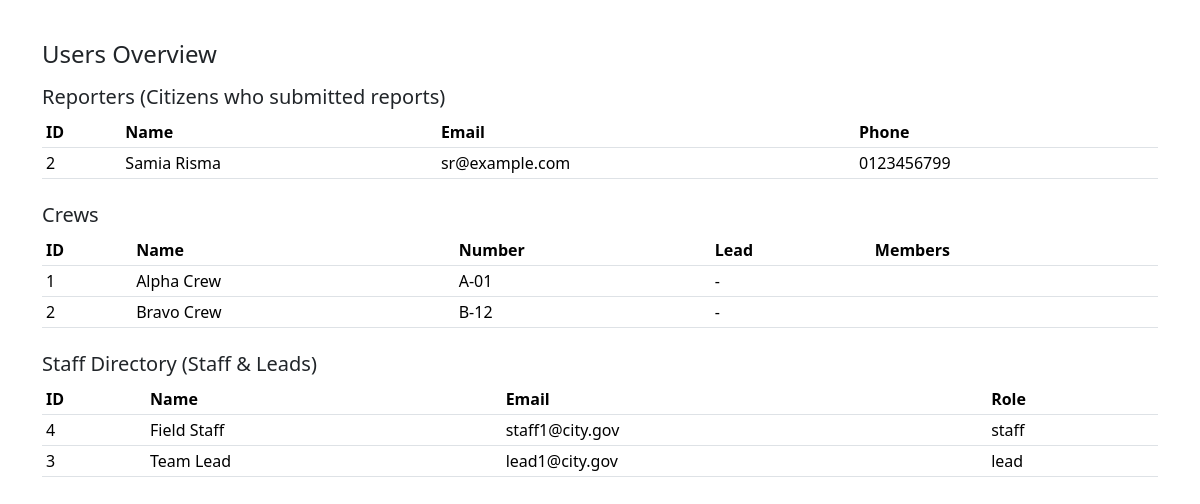
Screenshot of /admin/users-overview (signed in) with the database file from the repository.
### models.py (models this page shows, shortened)
class TimestampMixin:
    created_at = db.Column(db.DateTime, default=datetime.utcnow)
    updated_at = db.Column(db.DateTime, default=datetime.utcnow, onupdate=datetime.utcnow)

class User(UserMixin, TimestampMixin, db.Model):
    id = db.Column(db.Integer, primary_key=True)
    name = db.Column(db.String(120))
    email = db.Column(db.String(120), unique=True, index=True)
    phone = db.Column(db.String(32))
    role = db.Column(db.String(20), default="citizen")  # citizen/staff/lead/admin
    password_hash = db.Column(db.String(255))

class Crew(db.Model):
    id = db.Column(db.Integer, primary_key=True)
    name = db.Column(db.String(120))
    crew_number = db.Column(db.String(20), unique=True)
    people_count = db.Column(db.Integer)
    lead_user_id = db.Column(db.Integer, db.ForeignKey("user.id"))
    lead = db.relationship("User", foreign_keys=[lead_user_id])

### blueprints/admin/routes.py (the view)
@bp.get("/users-overview")
@login_required
def users_overview():
    reporters = (db.session.query(User)
                 .join(PotholeReport, PotholeReport.reporter_id == User.id)
                 .filter(User.role == "citizen")
                 .distinct()
                 .order_by(User.id.desc())
                 .all())
    staff_and_leads = User.query.filter(User.role.in_(["staff", "lead"])) \
                                .order_by(User.id.desc()).all()
    crews = Crew.query.order_by(Crew.id.asc()).all()
    return render_template("admin/users_overview.html",
                           reporters=reporters,
                           staff_and_leads=staff_and_leads,
                           crews=crews)

### blueprints/admin/routes.py (called while the page is built)
def _admin_only():
    return current_user.is_authenticated and current_user.role == "admin"

@bp.before_request
def guard():
    if not _admin_only():
        abort(403)

### templates/admin/users_overview.html (shortened to what this page needs)
﻿{% extends "base.html" %}
{% block content %}
<h1 class="h4 mb-3">Users Overview</h1>
<h2 class="h5">Reporters (Citizens who submitted reports)</h2>
<table class="table table-sm">
  <thead><tr><th>ID</th><th>Name</th><th>Email</th><th>Phone</th></tr></thead>
  <tbody>
  {% for u in reporters %}
    <tr><td>{{ u.id }}</td><td>{{ u.name }}</td><td>{{ u.email }}</td><td>{{ u.phone }}</td></tr>
  {% endfor %}
  </tbody>
</table>
<h2 class="h5 mt-4">Crews</h2>
<table class="table table-sm">
  <thead><tr><th>ID</th><th>Name</th><th>Number</th><th>Lead</th><th>Members</th></tr></thead>
  <tbody>
  {% for c in crews %}
    <tr>
      <td>{{ c.id }}</td>
      <td>{{ c.name }}</td>
      <td>{{ c.crew_number }}</td>
      <td>{{ c.lead.name if c.lead else "-" }}</td>
      <td>
      </td>
    </tr>
  {% endfor %}
  </tbody>
</table>
<h2 class="h5 mt-4">Staff Directory (Staff & Leads)</h2>
<table class="table table-sm">
  <thead><tr><th>ID</th><th>Name</th><th>Email</th><th>Role</th></tr></thead>
  <tbody>
  {% for u in staff_and_leads %}
    <tr><td>{{ u.id }}</td><td>{{ u.name }}</td><td>{{ u.email }}</td><td>{{ u.role }}</td></tr>
  {% endfor %}
  </tbody>
</table>
{% endblock %}

### rows the page displays
User: id "2", name "Samia Risma", email "sr@example.com", phone "0123456799"
Crew: id "1", name "Alpha Crew", crew_number "A-01", lead "-"
Crew: id "2", name "Bravo Crew", crew_number "B-12", lead "-"
User: id "4", name "Field Staff", email "staff1@city.gov", role "staff"
User: id "3", name "Team Lead", email "lead1@city.gov", role "lead"
